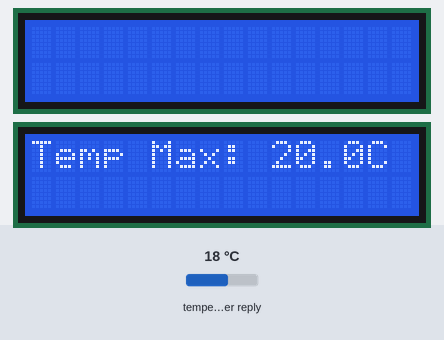
Bench run of a program on a simulated ESP32. Parts: 2 × 16×2 character LCD. The test bench sets the inputs (shaded band); at power-on: temperature in the weather reply 18 °C. WiFi joins after 1.5 s; servers stay silent unless stated; web services answer with replies made up by the test bench; what the program prints to the serial monitor is not drawn.

Above: at 2.3 s.

The program:

main.cpp
```cpp
#include <ArduinoJson.h>
#include <LiquidCrystal_I2C.h>
#include <Wire.h>
#include <limits.h>
#include "config.h"
#include "Connection.h"
#include "Program.h"


Connection* connection;
LCD1602ProxyI2C* lcd;
Program* program;

void setup() {
  Serial.begin(115200);
  program = new Program();
  connection = new Connection(WIFI_SSID_HOME, WIFI_PASSWORD_HOME);
  lcd = new LCD1602ProxyI2C();
  String url = "https://api.open-meteo.com/v1/forecast?latitude=45.5017&longitude=-73.5672&hourly=temperature_2m";

  float minTemp = 0.0;
  float maxTemp = 0.0;
  float sumMinTemp = 0.0;

  float sumMaxTemp = 0.0;
  int compteurMin = 0;
  int compteurMax = 0;

  if (connection->wiFiConnected()) {
    String result = connection->getJson(url);
    DynamicJsonDocument doc(4096);
    Serial.print(result);
    deserializeJson(doc, result);
    JsonObject hourly = doc["hourly"];
    JsonArray temperature_2m = hourly["temperature_2m"];


    for (const auto &temp : temperature_2m) {
      float tempValue = temp.as<float>();

      if (tempValue < minTemp) {
        minTemp = tempValue;
      }

      if (tempValue > maxTemp) {
        maxTemp = tempValue;
      }

      sumMinTemp += tempValue;
      sumMaxTemp += tempValue;

      compteurMin++;
      compteurMax++;
    }

    float avgMinTemp = sumMinTemp / compteurMin;
    float avgMaxTemp = sumMaxTemp / compteurMax;

    lcd->effacer();
    lcd->definirPositionCurseur(0,0);
    lcd->afficher("Temp Min: " + String( minTemp, 1) + "C");
    Serial.print("temp min: ");
    Serial.println(minTemp);

    lcd->definirPositionCurseur(0,1);
    lcd->afficher("Temp Max: " + String(maxTemp, 1) + "C");
    Serial.print("temp max: ");
    Serial.println(maxTemp);
    delay(5000);
  }
  else {
      Serial.println("Connexion échouée");
  }
}

void loop() {
  //program->Afficher("essai avec un texte dont la taille est superieure a 32 caracteres!");
}
```

Connection.h
```cpp
#include <Arduino.h>
#include <WiFi.h>
#include "HTTPClient.h"

class Connection{
    public:
        Connection(String p_ssid, String p_password);
        String getPublicIP(String url);
        String getLocalIP();
        bool wiFiConnected();
        String getJson(String url);
    private:
        String m_ssid;
        String m_password;
};
```

Program.h
```cpp
#include <Arduino.h>
#include <LiquidCrystal_I2C.h>
#include "LCD1602.h"
#include "LCD1602ProxyI2C.h"

class Program{
    public:
        Program();
        void Afficher(const String p_texte) const;
        void loop();
    private:
        LCD1602* m_LCD;
};
```

Connection.cpp
```cpp
#include "Connection.h"

Connection::Connection(String p_ssid, String p_password):
    m_ssid(p_ssid),
    m_password(p_password)
{
    wiFiConnected();
}

bool Connection::wiFiConnected(){
    Serial.println("Connexion au reseau: ");
    WiFi.begin(m_ssid, m_password);
    int essay = 0;
    while (essay < 30 && WiFi.status() != WL_CONNECTED){
        Serial.print(".");
        delay(500);
        ++essay;
    }
    if (WiFi.status() == WL_CONNECTED){
        Serial.println("Connecte au WiFi!");
        return true;
    }
    else{
        Serial.println("Connection echouee!");
        return false;
    }
}

String Connection::getPublicIP(String url){
    String res = "";
    if (WiFi.status() == WL_CONNECTED){

        HTTPClient httpClient;
        httpClient.begin(url);
        int codeStatut = httpClient.GET();
        //la methode GET est bloquante, elle attend le retour avant de continuer le code
        if (codeStatut != 200) {
            res = HTTPClient::errorToString(codeStatut);
        } else {
            res = httpClient.getString();
        }
    } else {
        res = "Non connecté au WiFi !";
    }
    return res;
}

String Connection::getLocalIP() {
    if (WiFi.status() == WL_CONNECTED) {
        return WiFi.localIP().toString();
    } else {
        return "Not connected to WiFi";
    }
}

String Connection::getJson(String url){
    String res = "";
    if (WiFi.status() == WL_CONNECTED){
        HTTPClient http;
        http.begin(url);
        int codeStatut = http.GET();
        if(codeStatut != 200){
            res = HTTPClient::errorToString(codeStatut);
        }
        else{
            res = http.getString();
        }
    }
    else {
        res = "Non connecté au WiFi !";
    }
    return res;
}
```

Program.cpp
```cpp
#include "Program.h"

LCD1602ProxyI2C * proxy;


Program::Program(){
    proxy = new LCD1602ProxyI2C();
}

void Program::Afficher(const String p_texte) const{
    proxy->afficher(p_texte);
}

void Program::loop(){

}
```

config.h
```cpp
#define WIFI_SSID "iot_lab"
#define WIFI_PASSWORD "engagelejeuquejelegagne"
#define WIFI_SSID_HOME "BELL092"
#define WIFI_PASSWORD_HOME "77F597E97D7F"
```

LCD1602.h
```cpp
#pragma once
#include <Arduino.h>
#include <LiquidCrystal_I2C.h>
#include "LCD1602Proxy.h"

class LCD1602{
    public:
        LCD1602(LCD1602Proxy* p_proxy);
        void definirPositioncurseur(int p_colonne, int p_ligne) const;
        void afficher(const String & p_texte) const;
        void effacer() const;
    private:
        LCD1602Proxy* m_proxy;
};
```

LCD1602Proxy.h
```cpp
#pragma once
#include <Arduino.h>
#include <LiquidCrystal_I2C.h>

class LCD1602Proxy{
    public:
        virtual void definirPositionCurseur(int p_colonne, int p_ligne) const = 0;
        virtual void afficher(const String & p_texte) const = 0;
        virtual void effacer() const = 0;
};
```

LCD1602ProxyI2C.h
```cpp
#pragma once
#include <Arduino.h>
#include <LiquidCrystal_I2C.h>
#include "LCD1602Proxy.h"
#include "LiquidCrystal_I2C.h"

class LCD1602ProxyI2C : public LCD1602Proxy{
    public:
        LCD1602ProxyI2C();
        void definirPositionCurseur(int p_colonne, int p_ligne) const;
        void afficher(const String & p_texte) const;
        void afficherPremiereLigne(const String p_texte) const;
        void afficherDeuxiemeLigne(const String p_texte) const;
        void effacer() const;
    private:
        LiquidCrystal_I2C* m_lcd;
};
```

LCD1602.cpp
```cpp
#include "LCD1602.h"

LCD1602::LCD1602(LCD1602Proxy* p_proxy){
    m_proxy = p_proxy;
}

void LCD1602::definirPositioncurseur(int p_colonne, int p_ligne) const{
    m_proxy->definirPositionCurseur(p_colonne, p_ligne);
}

void LCD1602::afficher(const String & p_texte) const {
    m_proxy->afficher(p_texte);
}

void LCD1602::effacer() const{
    m_proxy->effacer();
}
```

LCD1602ProxyI2C.cpp
```cpp
#include "LCD1602ProxyI2C.h"

LCD1602ProxyI2C::LCD1602ProxyI2C(){
    m_lcd = new LiquidCrystal_I2C(0x27, 16, 2);
    m_lcd->init();
    m_lcd->backlight();
    m_lcd->setCursor(0,0);
}

void LCD1602ProxyI2C::definirPositionCurseur(int p_colonne, int p_ligne) const{
    m_lcd->setCursor(p_colonne, p_ligne);
}

void LCD1602ProxyI2C::afficher(const String & p_texte) const{
    effacer();
    if(p_texte.length() > 32){
        for (int i = 0; i < p_texte.length() - 15; ++i) {
            definirPositionCurseur(0, 1);
            m_lcd->print(p_texte.substring(i + 16, i + 32));
            delay(200);
            definirPositionCurseur(0, 0);
            m_lcd->print(p_texte.substring(i, i + 16));
            delay(200);
        }
    }
    else if (p_texte.length() > 16) {
        for (int i = 0; i < p_texte.length(); ++i) {
            if (i < 16) {
                definirPositionCurseur(i, 0);
            } else {
                definirPositionCurseur(i - 16, 1);
            }
            m_lcd->print(p_texte[i]);
        }
    }
    else {
        m_lcd->print(p_texte);
    }
}

void LCD1602ProxyI2C::effacer() const{
    m_lcd->clear();
}
```
